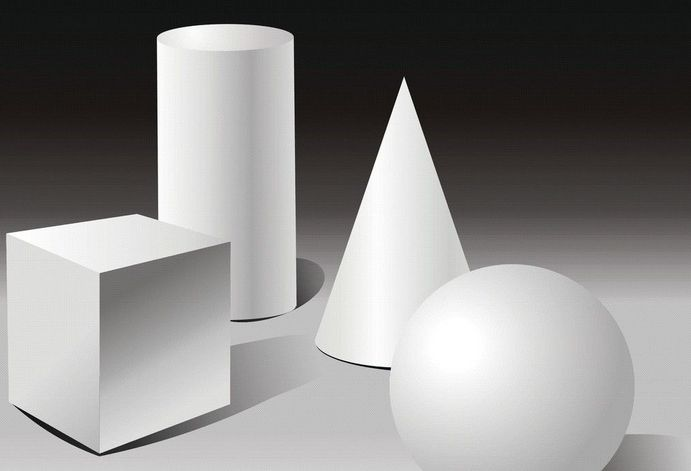
#> input picture python/inflection_point_detect/test.jpg, 691 x 471 px
$ python detect.py
#> lines starting #> are read from the running program, lines starting #| are printed output that depends on the picture; after the words box and inside, x2 and y2 are one past the last pixel; in counts of white or black regions, pixels touching at a corner belong together
#!/usr/bin/python3
# coding=utf-8
"""使用opencv内置的图像中拐点检测
只能检测背景单一, 轮廓清晰并且相对规则的图形.
"""
import cv2
import numpy as np

image_name = 'test.jpg'
output_image_name = 'test1.jpg'

if __name__ == '__main__':
    image = cv2.imread(image_name)
#> image is the input picture: shape (471, 691, 3); mean B, G, R 135.6, 136.5, 137.8
    gray = cv2.cvtColor(image, cv2.COLOR_BGR2GRAY)
    corners = cv2.goodFeaturesToTrack(gray, 25, 0.01, 10)
#> corners = 20 rows, first 8: [390, 368], [157, 219], [404, 78], [230, 320], [7, 234], [100, 273], [296, 307], [99, 452]
    corners = np.int0(corners)
    for i in corners:
        x, y = i.ravel()
        cv2.circle(image, (x, y), 7, 255, -1)
#> this loop made 20 passes
#> (x, y) on passes 1 to 12: (390, 368), (157, 219), (404, 78), (230, 320), (7, 234), (100, 273), (296, 307), (99, 452), (229, 242), (229, 403), (157, 36), (470, 270)
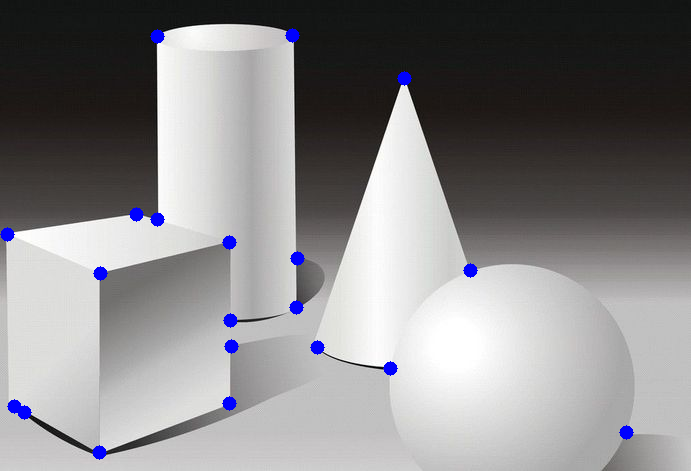
#> image: shape (471, 691, 3); 0.91% of pixels changed, all inside (x1, y1, x2, y2) = (0, 28, 634, 460)
    cv2.imwrite(output_image_name, image)
